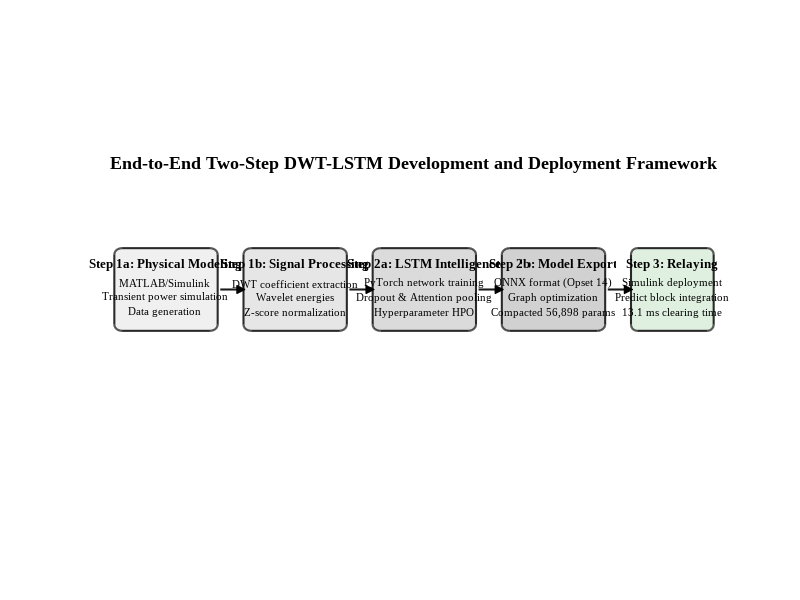

Recreate this plot in MATLAB.
%% plot_twostep_architecture.m
% Generates publication-grade Figure 5.1: Two-step development and
% deployment architecture (MATLAB/Simulink <-> PyTorch <-> ONNX).

clear; close all; clc;

% Figure setup
fig = figure('Color','w','Units','inches','Position',[1 1 12.0 4.0]);
ax = axes(fig);
hold(ax, 'on'); axis(ax, 'equal'); axis(ax, 'off');
xlim(ax, [0 12]); ylim(ax, [0 4]);

fontName = 'Times New Roman';

%% Node definitions
% x, y, width, height, color, title, subtitle
nodes = {
    0.2, 1.2, 2.0, 1.6, [0.94 0.94 0.94], 'Step 1a: Physical Modeling', {'MATLAB/Simulink', 'Transient power simulation', 'Data generation'};
    2.7, 1.2, 2.0, 1.6, [0.90 0.90 0.90], 'Step 1b: Signal Processing', {'DWT coefficient extraction', 'Wavelet energies', 'Z-score normalization'};
    5.2, 1.2, 2.0, 1.6, [0.86 0.86 0.86], 'Step 2a: LSTM Intelligence', {'PyTorch network training', 'Dropout & Attention pooling', 'Hyperparameter HPO'};
    7.7, 1.2, 2.0, 1.6, [0.82 0.82 0.82], 'Step 2b: Model Export', {'ONNX format (Opset 14)', 'Graph optimization', 'Compacted 56,898 params'};
    10.2, 1.2, 1.6, 1.6, [0.88 0.94 0.88], 'Step 3: Relaying', {'Simulink deployment', 'Predict block integration', '13.1 ms clearing time'}
};

%% Draw nodes
for i = 1:size(nodes, 1)
    x = nodes{i,1};
    y = nodes{i,2};
    w = nodes{i,3};
    h = nodes{i,4};
    col = nodes{i,5};
    lbl_title = nodes{i,6};
    lbl_sub = nodes{i,7};
    
    % Draw rounded rectangle
    rectangle(ax, 'Position', [x y w h], 'Curvature', [0.15 0.15], 'FaceColor', col, 'EdgeColor', [0.16 0.16 0.16], 'LineWidth', 1.5);
    
    % Draw Title
    text(ax, x + w/2, y + h - 0.3, lbl_title, 'FontName', fontName, 'FontSize', 9.5, 'FontWeight', 'bold', 'HorizontalAlignment', 'center');
    
    % Draw Subtitle
    text(ax, x + w/2, y + h/2 - 0.15, lbl_sub, 'FontName', fontName, 'FontSize', 8, 'HorizontalAlignment', 'center', 'VerticalAlignment', 'middle');
end

%% Draw arrows
for i = 1:size(nodes, 1)-1
    x1 = nodes{i,1} + nodes{i,3};
    y1 = nodes{i,2} + nodes{i,4}/2;
    x2 = nodes{i+1,1};
    y2 = nodes{i+1,2} + nodes{i+1,4}/2;
    
    % Draw line
    line(ax, [x1+0.05 x2-0.05], [y1 y1], 'Color', [0.1 0.1 0.1], 'LineWidth', 1.5);
    % Draw arrow head
    plot(ax, x2-0.05, y1, 'k>', 'MarkerFaceColor', 'k', 'MarkerSize', 6);
end

% Title
title('End-to-End Two-Step DWT-LSTM Development and Deployment Framework', 'FontName', fontName, 'FontSize', 13, 'FontWeight', 'bold');

% Save output
outPath = fullfile(pwd, 'figures', 'two_step_development_architecture.png');
exportgraphics(fig, outPath, 'Resolution', 300);
close(fig);
fprintf('Successfully generated: %s\n', outPath);
